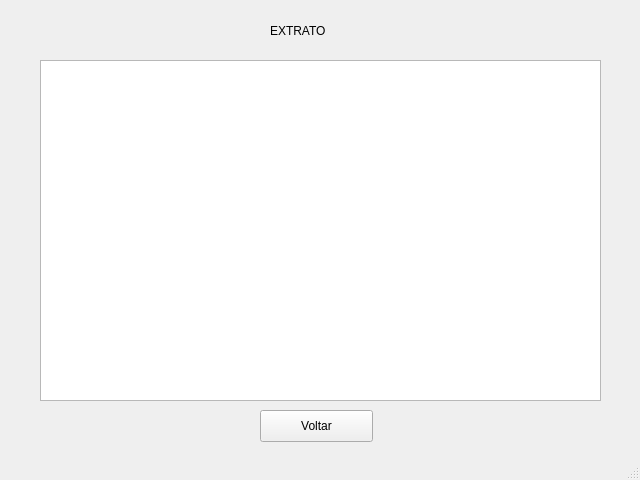
<?xml version="1.0" encoding="UTF-8"?>
<ui version="4.0">
 <class>MainWindow</class>
 <widget class="QMainWindow" name="MainWindow">
  <property name="geometry">
   <rect>
    <x>0</x>
    <y>0</y>
    <width>640</width>
    <height>480</height>
   </rect>
  </property>
  <property name="windowTitle">
   <string>MainWindow</string>
  </property>
  <widget class="QWidget" name="centralwidget">
   <widget class="QTextEdit" name="textEdit">
    <property name="geometry">
     <rect>
      <x>40</x>
      <y>60</y>
      <width>561</width>
      <height>341</height>
     </rect>
    </property>
   </widget>
   <widget class="QPushButton" name="pushButton">
    <property name="geometry">
     <rect>
      <x>260</x>
      <y>410</y>
      <width>113</width>
      <height>32</height>
     </rect>
    </property>
    <property name="text">
     <string>Voltar</string>
    </property>
   </widget>
   <widget class="QLabel" name="label">
    <property name="geometry">
     <rect>
      <x>270</x>
      <y>10</y>
      <width>71</width>
      <height>41</height>
     </rect>
    </property>
    <property name="text">
     <string>EXTRATO</string>
    </property>
   </widget>
  </widget>
  <widget class="QStatusBar" name="statusbar"/>
 </widget>
 <resources/>
 <connections/>
</ui>
